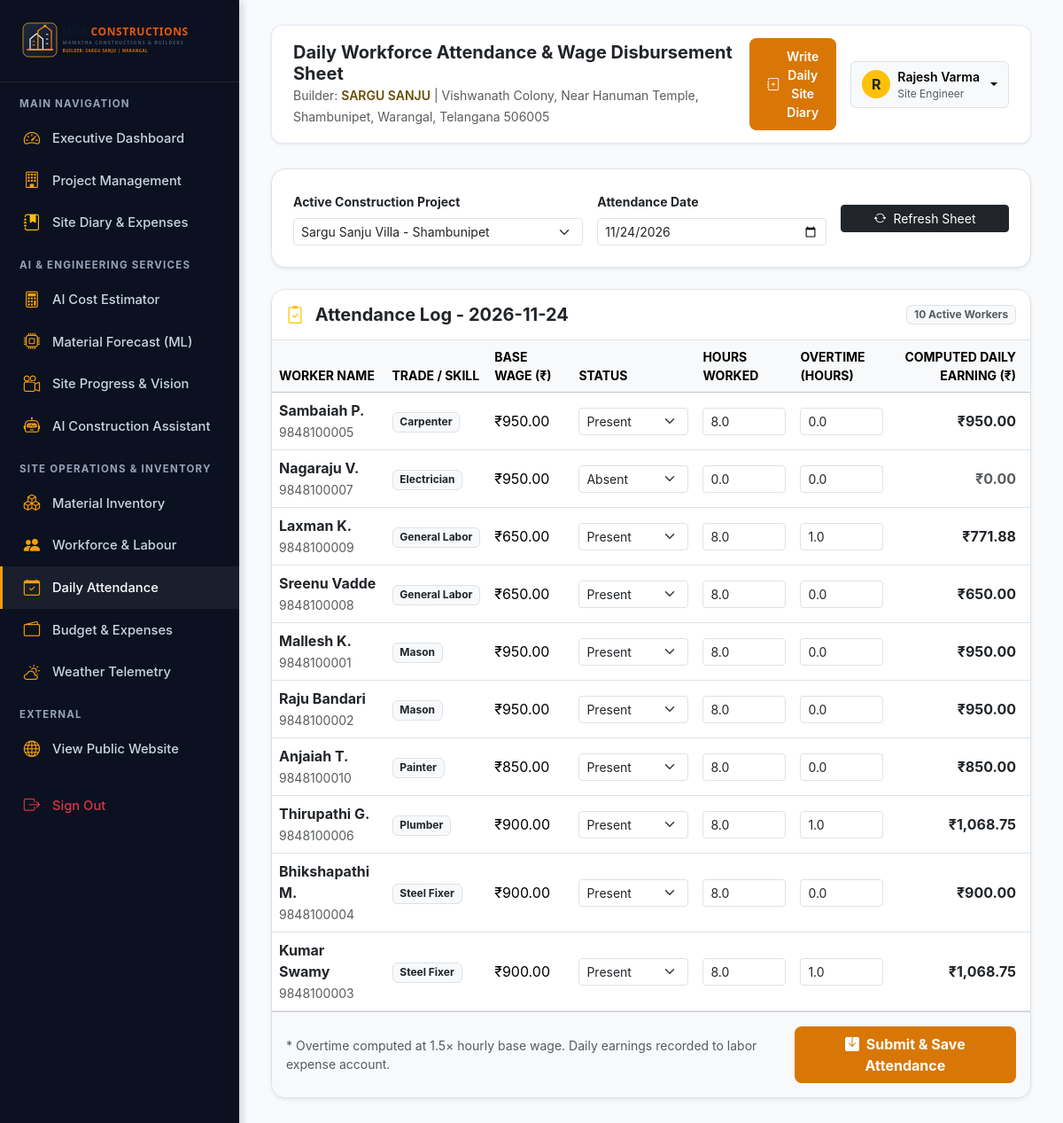
Page /workforce/attendance (signed in) on the committed database.
### tables this page shows
CREATE TABLE projects (
        id INTEGER PRIMARY KEY AUTOINCREMENT,
        name TEXT NOT NULL,
        code TEXT UNIQUE NOT NULL,
        client_name TEXT NOT NULL,
        client_phone TEXT,
        location TEXT NOT NULL,
        building_type TEXT NOT NULL,
        plot_area REAL NOT NULL,
        built_up_area REAL NOT NULL,
        floors INTEGER NOT NULL DEFAULT 1,
        budget REAL NOT NULL,
        actual_cost REAL DEFAULT 0.0,
        start_date DATE NOT NULL,
        deadline DATE NOT NULL,
        status TEXT NOT NULL DEFAULT 'Planning' CHECK(status IN ('Planning', 'In Progress', 'Completed', 'Delayed', 'On Hold')),
        completion_percentage REAL DEFAULT 0.0,
        project_manager_id INTEGER,
        site_engineer_id INTEGER,
        description TEXT,
        created_at TIMESTAMP DEFAULT CURRENT_TIMESTAMP,
        FOREIGN KEY (project_manager_id) REFERENCES users(id) ON DELETE SET NULL,
        FOREIGN KEY (site_engineer_id) REFERENCES users(id) ON DELETE SET NULL
    );

CREATE TABLE workers (
        id INTEGER PRIMARY KEY AUTOINCREMENT,
        full_name TEXT NOT NULL,
        phone TEXT NOT NULL,
        skill_category TEXT NOT NULL CHECK(skill_category IN ('Mason', 'Steel Fixer', 'Carpenter', 'Plumber', 'Electrician', 'Painter', 'General Labor', 'Site Supervisor')),
        daily_wage_rate REAL NOT NULL,
        status TEXT NOT NULL DEFAULT 'Active' CHECK(status IN ('Active', 'On Leave', 'Inactive')),
        aadhar_id TEXT,
        emergency_contact TEXT,
        joined_date DATE,
        created_at TIMESTAMP DEFAULT CURRENT_TIMESTAMP
    );

CREATE TABLE attendance (
        id INTEGER PRIMARY KEY AUTOINCREMENT,
        worker_id INTEGER NOT NULL,
        project_id INTEGER NOT NULL,
        date DATE NOT NULL,
        status TEXT NOT NULL DEFAULT 'Present' CHECK(status IN ('Present', 'Absent', 'Half Day')),
        hours_worked REAL DEFAULT 8.0,
        overtime_hours REAL DEFAULT 0.0,
        daily_earning REAL NOT NULL DEFAULT 0.0,
        recorded_by_id INTEGER,
        notes TEXT,
        FOREIGN KEY (worker_id) REFERENCES workers(id) ON DELETE CASCADE,
        FOREIGN KEY (project_id) REFERENCES projects(id) ON DELETE CASCADE,
        FOREIGN KEY (recorded_by_id) REFERENCES users(id) ON DELETE SET NULL,
        UNIQUE(worker_id, project_id, date)
    );

### routes/workforce.py (the view, shortened to what this page needs)
@workforce_bp.route('/workforce/attendance', methods=['GET', 'POST'])
@login_required
def attendance():
    conn = get_db_connection()
    projects = conn.execute("SELECT id, name FROM projects WHERE status = 'In Progress'").fetchall()
    selected_project = request.args.get('project_id', projects[0]['id'] if projects else None)
    selected_date = request.args.get('date', date.today().strftime('%Y-%m-%d'))
    workers = conn.execute("SELECT * FROM workers WHERE status = 'Active' ORDER BY skill_category ASC, full_name ASC").fetchall()
    existing_att = {
        row['worker_id']: row for row in conn.execute(
            "SELECT * FROM attendance WHERE project_id = ? AND date = ?", (selected_project, selected_date)
        ).fetchall()
    }
    conn.close()
    return render_template(
        'attendance.html',
        projects=projects,
        workers=workers,
        existing_att=existing_att,
        selected_project=int(selected_project) if selected_project else None,
        selected_date=selected_date
    )

### app.py (called while the page is built)
@app.context_processor
def inject_global_data():
    return {
        "company_name": "MAMATHA CONSTRUCTIONS & BUILDERS",
        "company_short": "MCB CONSTRUCTIONS",
        "primary_builder": "SARGU SANJU",
        "office_address": "Vishwanath Colony, Near Hanuman Temple, Shambunipet, Warangal, Telangana 506005",
        "primary_phone": "7386181866",
        "current_user": session,
        "current_year": 2026,
        "current_lang": session.get('lang', 'en')
    }

### database/db.py (called while the page is built)
def get_db_connection():
    conn = sqlite3.connect(DB_PATH)
    conn.row_factory = sqlite3.Row
    conn.execute("PRAGMA foreign_keys = ON;")
    return conn

### routes/auth.py (called while the page is built)
def login_required(f):
    @wraps(f)
    def decorated_function(*args, **kwargs):
        if 'user_id' not in session:
            flash('Please log in to access this page.', 'warning')
            return redirect(url_for('auth.login', next=request.url))
        return f(*args, **kwargs)
    return decorated_function

### templates/attendance.html (shortened to what this page needs)
{% extends "base.html" %}
{% block page_title %}Daily Workforce Attendance &amp; Wage Disbursement Sheet{% endblock %}
{% block content %}
<div class="card border rounded-4 shadow-sm bg-white p-4 mb-4">
  <form method="GET" action="{{ url_for('workforce.attendance') }}" class="row g-3 align-items-center">
    <div class="col-md-5">
      <label class="form-label small fw-bold">Active Construction Project</label>
      <select name="project_id" class="form-select form-select-sm" onchange="this.form.submit()">
        {% for p in projects %}
          <option value="{{ p.id }}" {% if selected_project == p.id %}selected{% endif %}>
            {{ p.name }}
          </option>
        {% endfor %}
      </select>
    </div>
    <div class="col-md-4">
      <label class="form-label small fw-bold">Attendance Date</label>
      <input type="date" name="date" class="form-control form-control-sm" value="{{ selected_date }}" onchange="this.form.submit()">
    </div>
    <div class="col-md-3 d-flex align-items-end">
      <button type="submit" class="btn btn-dark btn-sm w-100"><i class="bi bi-arrow-repeat me-1"></i> Refresh Sheet</button>
    </div>
  </form>
</div>
<form method="POST" action="{{ url_for('workforce.attendance') }}">
  <div class="card border rounded-4 shadow-sm bg-white overflow-hidden mb-4">
    <div class="card-header bg-white border-bottom p-3 d-flex justify-content-between align-items-center">
      <h5 class="fw-bold text-dark mb-0"><i class="bi bi-clipboard2-check text-warning me-2"></i> Attendance Log - {{ selected_date }}</h5>
      <span class="badge bg-light text-muted border">{{ workers|length }} Active Workers</span>
    </div>
    <div class="table-responsive">
      <table class="table table-hover align-middle mb-0">
        <thead class="table-light small text-muted text-uppercase">
          <tr>
            <th>Worker Name</th>
            <th>Trade / Skill</th>
            <th>Base Wage (₹)</th>
            <th>Status</th>
            <th>Hours Worked</th>
            <th>Overtime (Hours)</th>
            <th class="text-end pe-3">Computed Daily Earning (₹)</th>
          </tr>
        </thead>
        <tbody>
          {% for w in workers %}
            {% set existing = existing_att.get(w.id) %}
            <tr>
              <td>
                <div class="fw-bold text-dark">{{ w.full_name }}</div>
                <small class="text-muted">{{ w.phone }}</small>
              </td>
              <td><span class="badge bg-light text-dark border">{{ w.skill_category }}</span></td>
              <td>₹{{ "{:,.2f}".format(w.daily_wage_rate) }}</td>
              <td style="width: 140px;">
                <select name="status_{{ w.id }}" class="form-select form-select-sm">
                  <option value="Present" {% if not existing or existing.status == 'Present' %}selected{% endif %}>Present</option>
                  <option value="Absent" {% if existing and existing.status == 'Absent' %}selected{% endif %}>Absent</option>
                </select>
              </td>
              <td style="width: 110px;">
                <input type="number" step="0.5" name="hours_{{ w.id }}" class="form-control form-control-sm" value="{{ existing.hours_worked if existing else 8.0 }}">
              </td>
              <td style="width: 110px;">
                <input type="number" step="0.5" name="ot_{{ w.id }}" class="form-control form-control-sm" value="{{ existing.overtime_hours if existing else 0.0 }}">
              </td>
              <td class="text-end pe-3 fw-bold text-dark">
                {% if existing and existing.status != 'Absent' %}
                  ₹{{ "{:,.2f}".format(existing.daily_earning) }}
                {% elif existing and existing.status == 'Absent' %}
                  <span class="text-muted">₹0.00</span>
                {% else %}
                  <span class="text-success">₹{{ "{:,.2f}".format(w.daily_wage_rate) }}</span>
                {% endif %}
              </td>
            </tr>
          {% endfor %}
        </tbody>
      </table>
    </div>
    <div class="card-footer bg-light p-3 d-flex justify-content-between align-items-center">
      <span class="text-muted small">* Overtime computed at 1.5× hourly base wage. Daily earnings recorded to labor expense account.</span>
      <button type="submit" class="btn btn-mcb-primary px-4 py-2 fw-bold">
        <i class="bi bi-save-fill me-1"></i> Submit &amp; Save Attendance
      </button>
    </div>
  </div>
</form>
{% endblock %}

### templates/base.html (shortened to what this page needs)
<!DOCTYPE html>
<html lang="en">
<head>
  <link href="https://cdn.jsdelivr.net/npm/bootstrap@5.3.3/dist/css/bootstrap.min.css" rel="stylesheet">
  <link rel="stylesheet" href="https://cdn.jsdelivr.net/npm/bootstrap-icons@1.11.3/font/bootstrap-icons.min.css">
  <link rel="stylesheet" href="{{ url_for('static', filename='css/style.css') }}">
</head>
<body>
  <aside class="mcb-sidebar">
    <div class="mcb-sidebar-brand">
      <img src="{{ url_for('static', filename='images/mcb_logo.svg') }}" alt="MCB Logo">
    </div>
    <div class="mcb-nav-heading">Main Navigation</div>
    <a href="{{ url_for('dashboard.index') }}" class="mcb-nav-link {% if request.endpoint == 'dashboard.index' %}active{% endif %}">
      <i class="bi bi-speedometer2"></i> Executive Dashboard
    </a>
    <a href="{{ url_for('projects.list_projects') }}" class="mcb-nav-link {% if 'projects' in request.endpoint %}active{% endif %}">
      <i class="bi bi-building"></i> Project Management
    </a>
    <a href="{{ url_for('site_diary.index') }}" class="mcb-nav-link {% if 'site_diary' in request.endpoint %}active{% endif %}">
      <i class="bi bi-journal-bookmark-fill text-warning"></i> Site Diary & Expenses
    </a>
    <div class="mcb-nav-heading">AI & Engineering Services</div>
    <a href="{{ url_for('estimation.index') }}" class="mcb-nav-link {% if 'estimation' in request.endpoint %}active{% endif %}">
      <i class="bi bi-calculator"></i> AI Cost Estimator
    </a>
    <a href="{{ url_for('materials.prediction') }}" class="mcb-nav-link {% if request.endpoint == 'materials.prediction' %}active{% endif %}">
      <i class="bi bi-cpu"></i> Material Forecast (ML)
    </a>
    <a href="{{ url_for('progress.index') }}" class="mcb-nav-link {% if 'progress' in request.endpoint %}active{% endif %}">
      <i class="bi bi-camera-reels"></i> Site Progress & Vision
    </a>
    <a href="{{ url_for('chatbot.index') }}" class="mcb-nav-link {% if 'chatbot' in request.endpoint %}active{% endif %}">
      <i class="bi bi-robot"></i> AI Construction Assistant
    </a>
    <div class="mcb-nav-heading">Site Operations & Inventory</div>
    <a href="{{ url_for('materials.inventory') }}" class="mcb-nav-link {% if request.endpoint == 'materials.inventory' %}active{% endif %}">
      <i class="bi bi-boxes"></i> Material Inventory
    </a>
    <a href="{{ url_for('workforce.index') }}" class="mcb-nav-link {% if request.endpoint == 'workforce.index' %}active{% endif %}">
      <i class="bi bi-people-fill"></i> Workforce & Labour
    </a>
    <a href="{{ url_for('workforce.attendance') }}" class="mcb-nav-link {% if request.endpoint == 'workforce.attendance' %}active{% endif %}">
      <i class="bi bi-calendar-check"></i> Daily Attendance
    </a>
    <a href="{{ url_for('expenses.index') }}" class="mcb-nav-link {% if 'expenses' in request.endpoint %}active{% endif %}">
      <i class="bi bi-wallet2"></i> Budget & Expenses
    </a>
    <a href="{{ url_for('weather.index') }}" class="mcb-nav-link {% if 'weather' in request.endpoint %}active{% endif %}">
      <i class="bi bi-cloud-sun"></i> Weather Telemetry
    </a>
    <div class="mcb-nav-heading">External</div>
    <a href="{{ url_for('public.index') }}" class="mcb-nav-link" target="_blank">
      <i class="bi bi-globe"></i> View Public Website
    </a>
    <a href="{{ url_for('auth.logout') }}" class="mcb-nav-link text-danger mt-3">
      <i class="bi bi-box-arrow-right text-danger"></i> Sign Out
    </a>
  </aside>
  <main class="mcb-main-content">
    <header class="mcb-topbar">
      <div class="d-flex align-items-center gap-3">
        <div>
          <h5 class="mb-0 fw-bold text-dark">{% block page_title %}Dashboard{% endblock %}</h5>
          <small class="text-muted">Builder: <span class="fw-semibold text-warning-emphasis">{{ primary_builder }}</span> | {{ office_address }}</small>
        </div>
      </div>
      <div class="d-flex align-items-center gap-3">
        <a href="{{ url_for('site_diary.create_entry') }}" class="btn btn-mcb-primary btn-sm d-flex align-items-center gap-2">
          <i class="bi bi-journal-plus"></i> Write Daily Site Diary
        </a>
        <div class="dropdown">
          <button class="btn btn-light dropdown-toggle d-flex align-items-center gap-2 border" type="button" data-bs-toggle="dropdown">
            <div class="rounded-circle bg-warning text-dark fw-bold d-flex align-items-center justify-content-center" style="width:32px; height:32px;">
              {{ current_user.full_name[0] if current_user.full_name else 'U' }}
            </div>
            <div class="text-start d-none d-sm-block">
              <span class="d-block fw-semibold small">{{ current_user.full_name }}</span>
              <span class="d-block text-muted" style="font-size:0.75rem;">{{ current_user.role }}</span>
            </div>
          </button>
        </div>
      </div>
    </header>
    {% block content %}{% endblock %}
  </main>
</body>
</html>

### static/css/style.css (style rules this page uses)
:root { --mcb-navy-900: #0b1120; --mcb-navy-800: #0f172a; --mcb-navy-700: #1e293b; --mcb-navy-600: #334155; --mcb-orange-500: #f59e0b; --mcb-orange-600: #d97706; --mcb-orange-700: #b45309; --mcb-amber-light: #fef3c7; --mcb-surface: #ffffff; --mcb-bg: #f8fafc; --mcb-border: #e2e8f0; --mcb-text-dark: #0f172a; --mcb-text-muted: #64748b; --mcb-success: #10b981; --mcb-danger: #ef4444; --mcb-info: #0284c7; --mcb-radius: 12px; --mcb-shadow-sm: 0 1px 3px rgba(0,0,0,0.08); --mcb-shadow-md: 0 4px 12px rgba(15,23,42,0.08); --mcb-shadow-lg: 0 10px 25px rgba(15,23,42,0.12); --mcb-font-sans: 'Inter', -apple-system, BlinkMacSystemFont, 'Segoe UI', Roboto, sans-serif; --mcb-font-serif: 'Cambria Math', 'Georgia', serif; }
body { font-family: var(--mcb-font-sans); background-color: var(--mcb-bg); color: var(--mcb-text-dark); margin: 0; padding: 0; min-height: 100vh; }
.mcb-sidebar { width: 270px; background-color: var(--mcb-navy-900); color: #f8fafc; min-height: 100vh; position: fixed; left: 0; top: 0; bottom: 0; z-index: 1000; overflow-y: auto; box-shadow: 2px 0 10px rgba(0,0,0,0.2); transition: all 0.3s ease; }
.mcb-sidebar-brand { padding: 22px 20px; border-bottom: 1px solid rgba(255,255,255,0.08); display: flex; align-items: center; gap: 12px; }
.mcb-sidebar-brand img { height: 48px; width: auto; }
.mcb-nav-heading { font-size: 0.72rem; font-weight: 700; text-transform: uppercase; letter-spacing: 1.2px; color: #94a3b8; padding: 16px 22px 6px; }
.mcb-nav-link { display: flex; align-items: center; gap: 12px; padding: 10px 22px; color: #cbd5e1; text-decoration: none; font-size: 0.92rem; font-weight: 500; border-left: 3px solid transparent; transition: all 0.2s; }
.mcb-nav-link:hover, .mcb-nav-link.active { color: #ffffff; background-color: rgba(255,255,255,0.06); border-left-color: var(--mcb-orange-500); }
.mcb-nav-link i { font-size: 1.15rem; width: 22px; text-align: center; color: var(--mcb-orange-500); }
.mcb-main-content { margin-left: 270px; padding: 28px 36px; min-height: 100vh; }
.mcb-topbar { background: #ffffff; border-radius: var(--mcb-radius); padding: 14px 24px; display: flex; align-items: center; justify-content: space-between; margin-bottom: 28px; box-shadow: var(--mcb-shadow-sm); border: 1px solid var(--mcb-border); }
.btn-mcb-primary { background-color: var(--mcb-orange-600); color: #ffffff; font-weight: 600; border: none; border-radius: 8px; padding: 10px 20px; transition: all 0.2s; }

### rows in the picture
projects: client_name "SARGU SANJU"
workers: full_name "Sambaiah P.", phone "9848100005", skill_category "Carpenter", daily_wage_rate "950.00", id "Present"
attendance: hours_worked "8.0", overtime_hours "0.0", daily_earning "950.00"
workers: full_name "Nagaraju V.", phone "9848100007", skill_category "Electrician", daily_wage_rate "950.00", id "Absent", shows "₹0.00"
attendance: hours_worked "0.0", overtime_hours "0.0"
workers: full_name "Laxman K.", phone "9848100009", skill_category "General Labor", daily_wage_rate "650.00", id "Present"
attendance: hours_worked "8.0", overtime_hours "1.0", daily_earning "771.88"
workers: full_name "Sreenu Vadde", phone "9848100008", skill_category "General Labor", daily_wage_rate "650.00", id "Present"
attendance: hours_worked "8.0", overtime_hours "0.0", daily_earning "650.00"
workers: full_name "Mallesh K.", phone "9848100001", skill_category "Mason", daily_wage_rate "950.00", id "Present"
attendance: hours_worked "8.0", overtime_hours "0.0", daily_earning "950.00"
workers: full_name "Raju Bandari", phone "9848100002", skill_category "Mason", daily_wage_rate "950.00", id "Present"
attendance: hours_worked "8.0", overtime_hours "0.0", daily_earning "950.00"
workers: full_name "Anjaiah T.", phone "9848100010", skill_category "Painter", daily_wage_rate "850.00", id "Present"
attendance: hours_worked "8.0", overtime_hours "0.0", daily_earning "850.00"
workers: full_name "Thirupathi G.", phone "9848100006", skill_category "Plumber", daily_wage_rate "900.00", id "Present"
attendance: hours_worked "8.0", overtime_hours "1.0", daily_earning "1,068.75"
workers: full_name "Bhikshapathi M.", phone "9848100004", skill_category "Steel Fixer", daily_wage_rate "900.00", id "Present"
attendance: hours_worked "8.0", overtime_hours "0.0", daily_earning "900.00"
workers: full_name "Kumar Swamy", phone "9848100003", skill_category "Steel Fixer", daily_wage_rate "900.00", id "Present"
attendance: hours_worked "8.0", overtime_hours "1.0", daily_earning "1,068.75"

### other values in the picture
{{ office_address }} "Vishwanath Colony, Near Hanuman Temple, Shambunipet, Warangal, Telangana 506005"
{{ current_user.full_name[0] if current_user.full_name else 'U' }} "R"
{{ current_user.full_name }} "Rajesh Varma"
{{ current_user.role }} "Site Engineer"
{{ selected_date }} "2026-11-24"
{{ workers|length }} "10"
form field project_id "Sargu Sanju Villa - Shambunipet"
